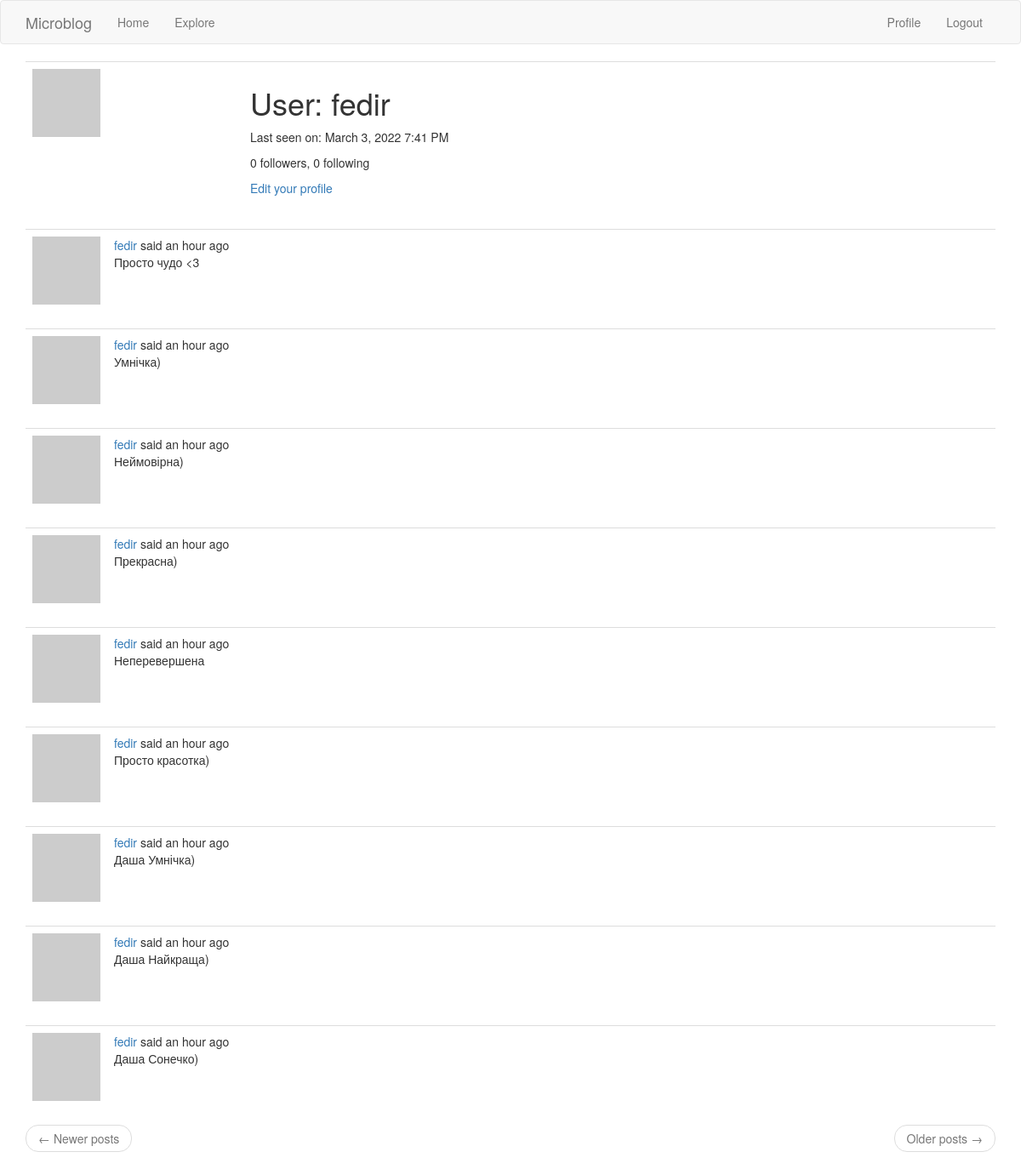
The page /user/fedir (signed in) on the database its author committed.
### app/models.py (models this page shows, shortened)
class User(UserMixin, db.Model):
    id = db.Column(db.Integer, primary_key=True)
    username = db.Column(db.String(64), index=True, unique=True)
    email = db.Column(db.String(120), index=True, unique=True)
    password_hash = db.Column(db.String(128))
    about_me = db.Column(db.String(140))
    last_seen = db.Column(db.DateTime, default=datetime.utcnow)
    posts = db.relationship("Post", backref="author", lazy="dynamic")
    followed = db.relationship("User",
                               secondary=followers,
                               primaryjoin=(followers.c.follower_id == id),
                               secondaryjoin=(followers.c.followed_id == id),
                               backref=db.backref("followers", lazy="dynamic"),
                               lazy="dynamic"
                               )
    def avatar(self, size):
        digest = md5(self.email.lower().encode("utf-8")).hexdigest()
        return f"https://www.gravatar.com/avatar/{digest}?d=identicon&s={size}"

class Post(db.Model):
    id = db.Column(db.Integer, primary_key=True)
    body = db.Column(db.String(140))
    timestamp = db.Column(db.DateTime, index=True, default=datetime.utcnow)
    user_id = db.Column(db.Integer, db.ForeignKey("user.id"))

### app/routes.py (the view)
@app.route("/user/<username>")
@login_required
def user(username):
    user = User.query.filter_by(username=username).first_or_404()
    page = request.args.get('page', 1, type=int)
    posts = user.posts.order_by(Post.timestamp.desc()).paginate(page, app.config['POSTS_PER_PAGE'], False)
    next_url = url_for('user', username=user.username, page=posts.next_num) if posts.has_next else None
    prev_url = url_for('user', username=user.username, page=posts.prev_num) if posts.has_prev else None
    return render_template('user.html',
                           user=user,
                           posts=posts.items,
                           next_url=next_url,
                           prev_url=prev_url)

### app/models.py (called while the page is built)
@login.user_loader
def load_user(id):
    return User.query.get(int(id))

### app/routes.py (called while the page is built)
@app.before_request
def before_request():
    if current_user.is_authenticated:
        current_user.last_seen = datetime.utcnow()
        db.session.commit()
    g.locale = str(get_locale())

### app/templates/user.html (shortened to what this page needs)
{% extends "base.html" %}
{% block app_content %}
    <table class="table table-hover">
        <tr>
            <td width="256px"><img src="{{ user.avatar(256) }}"></td>
            <td>
                <h1>{{ _('User') }}: {{ user.username }}</h1>
                {% if user.last_seen %}
                <p>{{ _('Last seen on') }}: {{ moment(user.last_seen).format('LLL') }}</p>
                {% endif %}
                <p>{{ _('%(count)d followers', count=user.followers.count()) }}, {{ _('%(count)d following', count=user.followed.count()) }}</p>
                {% if user == current_user %}
                <p><a href="{{ url_for('edit_profile') }}">{{ _('Edit your profile') }}</a></p>
                {% endif %}
            </td>
        </tr>
    </table>
    {% for post in posts %}
        {% include '_post.html' %}
    {% endfor %}
    <nav aria-label="...">
        <ul class="pager">
            <li class="previous{% if not prev_url %} disabled{% endif %}">
                <a href="{{ prev_url or '#' }}">
                    <span aria-hidden="true">&larr;</span> {{ _('Newer posts') }}
                </a>
            </li>
            <li class="next{% if not next_url %} disabled{% endif %}">
                <a href="{{ next_url or '#' }}">
                    {{ _('Older posts') }} <span aria-hidden="true">&rarr;</span>
                </a>
            </li>
        </ul>
    </nav>
{% endblock %}

### app/templates/base.html (shortened to what this page needs)
{% extends 'bootstrap/base.html' %}
{% block navbar %}
    <nav class="navbar navbar-default">
        <div class="container">
            <div class="navbar-header">
                <a class="navbar-brand" href="{{ url_for('index') }}">Microblog</a>
            </div>
            <div class="collapse navbar-collapse" id="bs-example-navbar-collapse-1">
                <ul class="nav navbar-nav">
                    <li><a href="{{ url_for('index') }}">{{ _('Home') }}</a></li>
                    <li><a href="{{ url_for('explore') }}">{{ _('Explore') }}</a></li>
                </ul>
                <ul class="nav navbar-nav navbar-right">
                    {% if current_user.is_anonymous %}
                    <li><a href="{{ url_for('login') }}">{{ _('Login') }}</a></li>
                    {% else %}
                    <li><a href="{{ url_for('user', username=current_user.username) }}">{{ _('Profile') }}</a></li>
                    <li><a href="{{ url_for('logout') }}">{{ _('Logout') }}</a></li>
                    {% endif %}
                </ul>
            </div>
        </div>
    </nav>
{% endblock %}
{% block content %}
    <div class="container">
        {% block app_content %}{% endblock %}
    </div>
{% endblock %}

### app/templates/_post.html (shortened to what this page needs)
    <table class="table table-hover">
        <tr>
            <td width="70px">
                <a href="{{ url_for('user', username=post.author.username) }}">
                    <img src="{{ post.author.avatar(70) }}" />
                </a>
            </td>
            <td>
                {{ _('%(username)s said %(when)s',
                    username=user_link, when=moment(post.timestamp).fromNow()) }}
                <br>
                {{ post.body }}
            </td>
        </tr>
    </table>

### rows shown on the page
User: username "fedir", last_seen "March 3, 2022 7:41 PM"
Post: body "Просто чудо <3"
Post: body "Умнічка)"
Post: body "Неймовірна)"
Post: body "Прекрасна)"
Post: body "Неперевершена"
Post: body "Просто красотка)"
Post: body "Даша Умнічка)"
Post: body "Даша Найкраща)"
Post: body "Даша Сонечко)"
